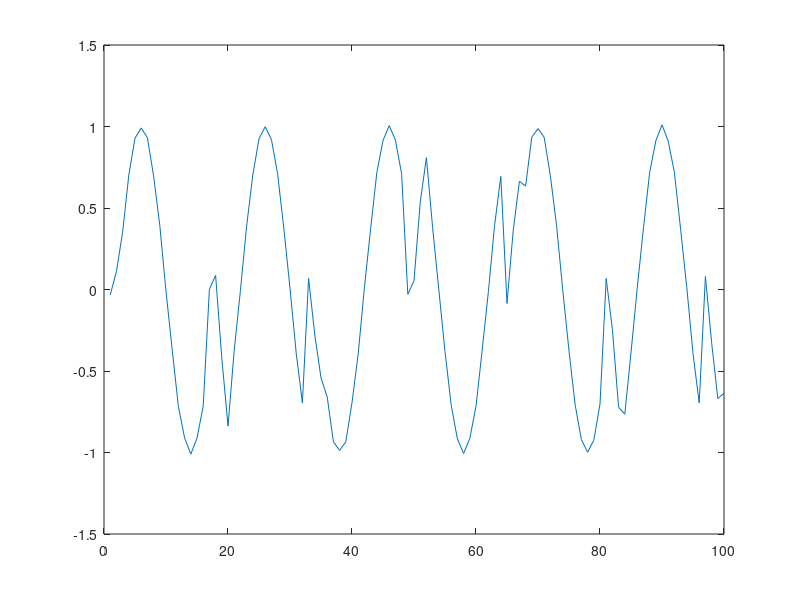
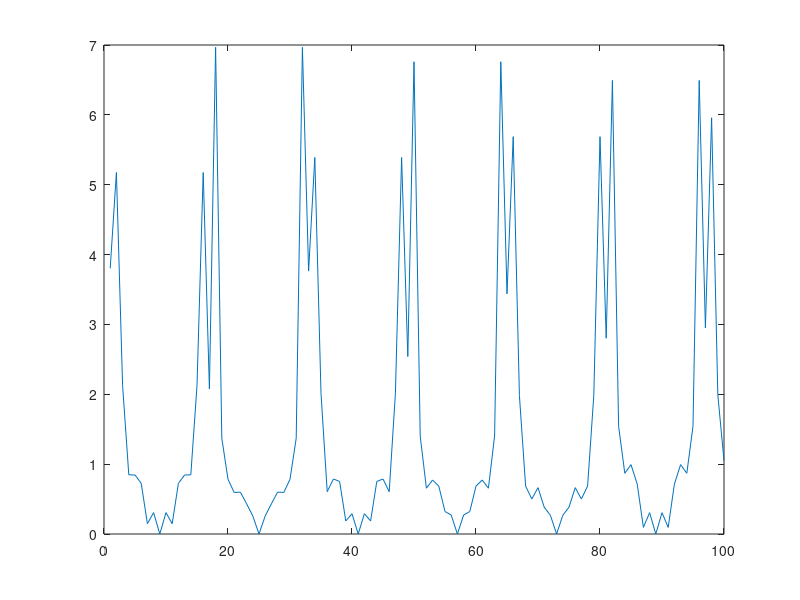

Source code (MATLAB) for these figures, in order:
clc
close all
clf
clear all
load('s')


Fs = 8000;
a = -0.0625;
b = 0.25;
c = 0.625;
d = 0.25;
N1 = [a b c d a];
D = [1 0 0 0 0];

tot = [];
out = [];
filtot = [];
[h,t] = impz(N1,D);
h = h';

M = length(h);
L = 12;
N = L+M-1;

i = 1;
s1 = [s(i:i+L-1) zeros(1,M-1)];
i = i+L;
h1 = [h zeros(1,L-1)];

yprime = ifft(fft(s1).*fft(h1));
yprime;
y = [];
y = yprime;
tobeadded = yprime(1:M-1);
freqspec = [];

while i < length(s)-12-1
    s1 = [s(i:i+L-1) zeros(1,M-1)];
    freqspec = [freqspec fft(s1).*fft(h1)];
    yprime = ifft(fft(s1).*fft(h1));
    y = [y(1:length(y)-M+1) y(length(y)-M+2:end)+yprime(1:M-1) yprime];
    tobeadded = yprime(1:length(yprime)-M+1);
    i = i+L;
end
plot(y(1:100))
figure;
plot(abs(freqspec(1:100)))